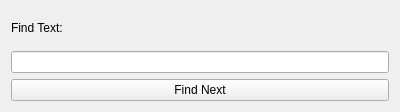
<?xml version="1.0" encoding="UTF-8"?>
<ui version="4.0">
 <class>FindWidget</class>
 <widget class="QWidget" name="FindWidget">
  <property name="geometry">
   <rect>
    <x>0</x>
    <y>0</y>
    <width>400</width>
    <height>112</height>
   </rect>
  </property>
  <property name="windowTitle">
   <string>Form</string>
  </property>
  <layout class="QVBoxLayout" name="verticalLayout_2">
   <item>
    <layout class="QVBoxLayout" name="verticalLayout">
     <item>
      <widget class="QLabel" name="label">
       <property name="text">
        <string>Find Text:</string>
       </property>
      </widget>
     </item>
     <item>
      <widget class="QLineEdit" name="lineEdit"/>
     </item>
     <item>
      <layout class="QHBoxLayout" name="horizontalLayout">
       <item>
        <widget class="QPushButton" name="pushButton_2">
         <property name="text">
          <string>Find Next</string>
         </property>
        </widget>
       </item>
      </layout>
     </item>
    </layout>
   </item>
  </layout>
 </widget>
 <resources/>
 <connections/>
</ui>
